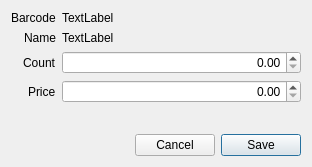
<?xml version="1.0" encoding="UTF-8"?>
<ui version="4.0">
 <class>AddPriceDialog</class>
 <widget class="QDialog" name="AddPriceDialog">
  <property name="geometry">
   <rect>
    <x>0</x>
    <y>0</y>
    <width>312</width>
    <height>167</height>
   </rect>
  </property>
  <property name="windowTitle">
   <string>Add New Price</string>
  </property>
  <layout class="QVBoxLayout" name="verticalLayout">
   <item>
    <layout class="QFormLayout" name="formLayout">
     <property name="labelAlignment">
      <set>Qt::AlignRight|Qt::AlignTrailing|Qt::AlignVCenter</set>
     </property>
     <item row="2" column="0">
      <widget class="QLabel" name="label">
       <property name="text">
        <string>Count</string>
       </property>
      </widget>
     </item>
     <item row="3" column="0">
      <widget class="QLabel" name="label_2">
       <property name="text">
        <string>Price</string>
       </property>
      </widget>
     </item>
     <item row="2" column="1">
      <widget class="QDoubleSpinBox" name="doubleCount">
       <property name="alignment">
        <set>Qt::AlignRight|Qt::AlignTrailing|Qt::AlignVCenter</set>
       </property>
      </widget>
     </item>
     <item row="3" column="1">
      <widget class="QDoubleSpinBox" name="doublePrice">
       <property name="alignment">
        <set>Qt::AlignRight|Qt::AlignTrailing|Qt::AlignVCenter</set>
       </property>
       <property name="maximum">
        <double>10000000.000000000000000</double>
       </property>
      </widget>
     </item>
     <item row="0" column="0">
      <widget class="QLabel" name="label_3">
       <property name="text">
        <string>Barcode</string>
       </property>
      </widget>
     </item>
     <item row="1" column="0">
      <widget class="QLabel" name="label_4">
       <property name="text">
        <string>Name</string>
       </property>
      </widget>
     </item>
     <item row="0" column="1">
      <widget class="QLabel" name="labelBarcode">
       <property name="text">
        <string>TextLabel</string>
       </property>
      </widget>
     </item>
     <item row="1" column="1">
      <widget class="QLabel" name="labelName">
       <property name="text">
        <string>TextLabel</string>
       </property>
      </widget>
     </item>
    </layout>
   </item>
   <item>
    <spacer name="verticalSpacer">
     <property name="orientation">
      <enum>Qt::Vertical</enum>
     </property>
     <property name="sizeHint" stdset="0">
      <size>
       <width>20</width>
       <height>40</height>
      </size>
     </property>
    </spacer>
   </item>
   <item>
    <layout class="QHBoxLayout" name="horizontalLayout">
     <item>
      <spacer name="horizontalSpacer">
       <property name="orientation">
        <enum>Qt::Horizontal</enum>
       </property>
       <property name="sizeHint" stdset="0">
        <size>
         <width>40</width>
         <height>20</height>
        </size>
       </property>
      </spacer>
     </item>
     <item>
      <widget class="QPushButton" name="pushCancel">
       <property name="text">
        <string>Cancel</string>
       </property>
       <property name="autoDefault">
        <bool>false</bool>
       </property>
      </widget>
     </item>
     <item>
      <widget class="QPushButton" name="pushSave">
       <property name="text">
        <string>Save</string>
       </property>
       <property name="default">
        <bool>true</bool>
       </property>
      </widget>
     </item>
    </layout>
   </item>
  </layout>
 </widget>
 <resources/>
 <connections>
  <connection>
   <sender>pushCancel</sender>
   <signal>clicked()</signal>
   <receiver>AddPriceDialog</receiver>
   <slot>hide()</slot>
   <hints>
    <hint type="sourcelabel">
     <x>151</x>
     <y>103</y>
    </hint>
    <hint type="destinationlabel">
     <x>143</x>
     <y>62</y>
    </hint>
   </hints>
  </connection>
 </connections>
</ui>
